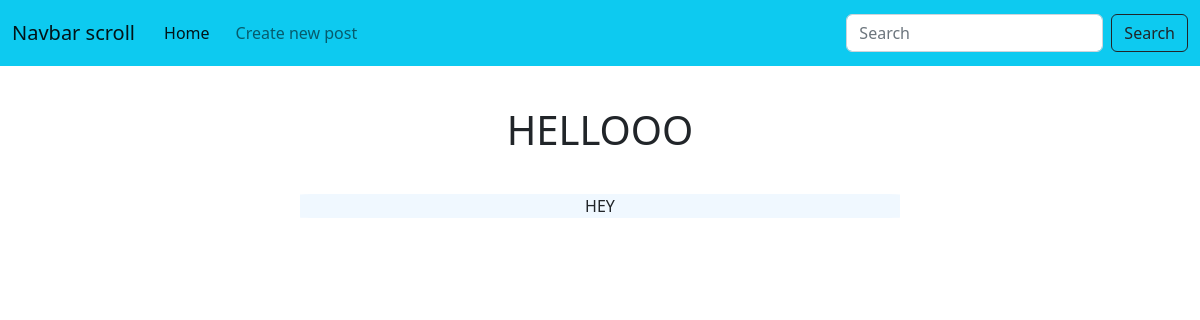
/post/1, run on an earlier commit of the app's database.
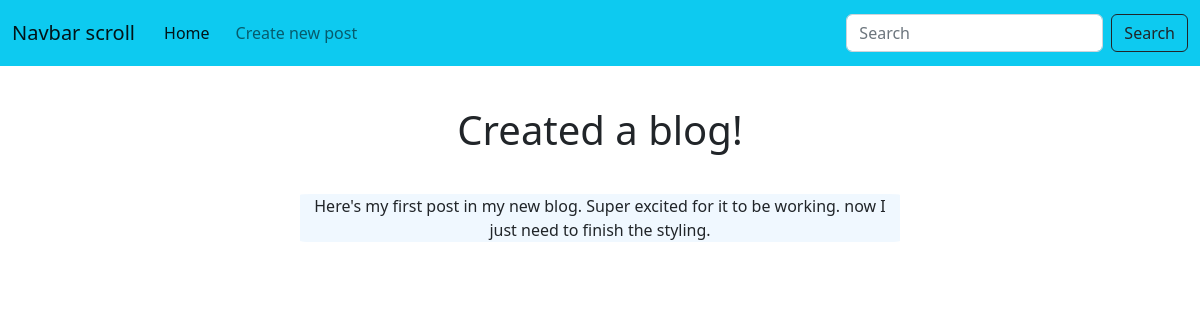
And on a later commit of the database.
### tables this page shows
CREATE TABLE posts (id INTEGER PRIMARY KEY AUTOINCREMENT, title TEXT, content TEXT);

### app.py (the view)
@app.route('/post/<int:post_id>')
def post(post_id):
    posts = db.get_posts()
    post = ""
    for i in posts:
        if post_id == i[0]:
            post = i
    if not post:
        return render_template('404.html', message=f'A post with id {post_id} was not found.')
    return render_template('post.html', post=post)

### utils/db.py (called while the page is built)
def get_posts():
    conn = sqlite3.connect('database.db')
    conn.row_factory = sqlite3.Row
    cur = conn.cursor()
    cur.execute("SELECT * FROM posts")
    posts = list(cur.fetchall())
    return posts

### templates/post.html
{% extends 'base.html' %}
{% block content %}
<h1>{{ post['title'] }}</h1>
<div class="container posts">
<p>{{ post['content'] }}</p>
</div>
{% endblock %}

What changed in the data, as far as the page shows it:
changed posts: title "HELLOOO" → "Created a blog!"; content "HEY" → "Here's my first post in my new blog. Super excited for it to be working. now I just need to finish the styling."
